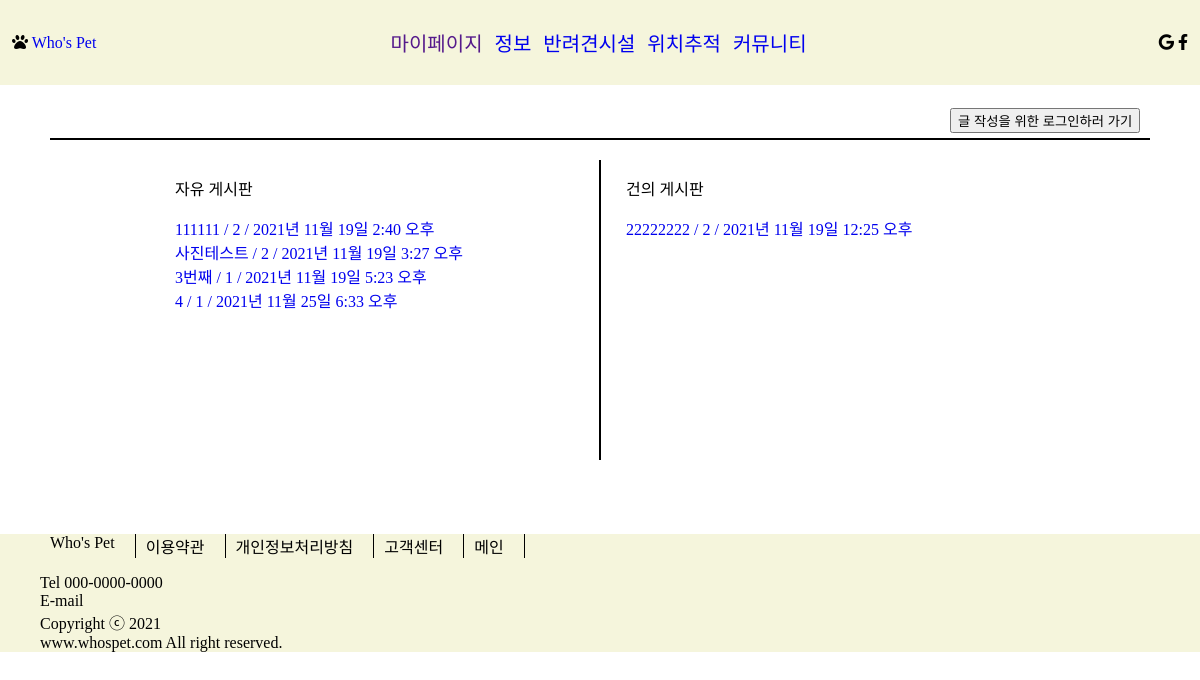
/board/, run on the app's committed database.
### board/models.py (models this page shows, shortened)
class Board(models.Model):
    title = models.CharField(max_length=64, verbose_name='글 제목')
    contents = models.TextField(verbose_name='글 내용')
    writer = models.ForeignKey('user.User', on_delete=models.CASCADE, verbose_name='작성자')
    write_dttm = models.DateTimeField(auto_now_add=True, verbose_name='글 작성일')
    board_name = models.CharField(max_length=32, default='Free', verbose_name='게시판 종류')
    update_dttm = models.DateTimeField(auto_now=True, verbose_name='마지막 수정일')
    hits = models.PositiveIntegerField(default=0, verbose_name='조회수')
    class Meta:
        db_table = 'board'
        verbose_name = '게시판'
        verbose_name_plural = '게시판'

### user/models.py (models this page shows)
class User(models.Model):
    user_id = models.CharField(max_length=32, null=True, default='', unique=True, verbose_name='유저 아이디')
    user_pw = models.CharField(max_length=128, null=True, default='', verbose_name='유저 비밀번호')
    user_name = models.CharField(max_length=16, null=True, default='', unique=True, verbose_name='유저 이름')
    user_email = models.EmailField(max_length=128, null=True, default='', unique=True, verbose_name='유저 이메일')
    user_register_dttm = models.DateTimeField(auto_now_add=True, verbose_name='계정 생성시간')
    user_address = models.CharField(max_length=256, null=True, default='', verbose_name='유저 주소')
    user_phone_num = models.CharField(max_length=32, null=True, default='', verbose_name='유저 연락처')
    user_pet_num = models.CharField(max_length=32, null=True, default='', verbose_name='동물 번호')
    user_vet_num = models.CharField(max_length=32, null=True, default='', verbose_name='수의사 번호')
    user_comp_name = models.CharField(max_length=32, null=True, default='', verbose_name='업체 이름')
    user_comp_address = models.CharField(max_length=256, null=True, default='', verbose_name='업체 주소')
    def __str__(self):
        return self.user_name
    class Meta:
        db_table = 'user'
        verbose_name = '유저'
        verbose_name_plural = '유저'

### board/views.py (the view)
# urls.py: path('', views.board_list, name='board_list'),
def board_list(request):
    login_session = request.session.get('login_session','')
    context = { 'login_session' : login_session }
    free_boards = Board.objects.filter(board_name='Free')
    request_boards = Board.objects.filter(board_name='Request')
    context['free_boards'] = free_boards
    context['request_boards'] = request_boards
    return render(request, 'board/board_list.html', context)

### board/templates/board/board_list.html (shortened to what this page needs)
{% load static %}
{% load socialaccount %}
<html lang="ko">
<head>
    <link rel="stylesheet" href="{% static 'css/board_list1.css' %}">
    <link rel="stylesheet" href="https://use.fontawesome.com/releases/v5.15.4/css/all.css"
>
</head>
<body>
    <section class="nav_top">
        <nav class="navbar">
            <div class="navbar_logo">
                <i class="fas fa-paw"></i>
                <a href="/">Who's Pet</a>
            </div>
            <ul class="navbar_menu">
                <li><a href="">마이페이지</a></li>
                <li><a href="{% url 'info' %}">정보</a></li>
                <li><a href="{% url 'facility' %}">반려견시설</a></li>
                <li><a href="{% url 'gps' %}">위치추적</a></li>
                <li><a href="{% url 'board:board_list' %}">커뮤니티</a></li>
            </ul>
            <ul class="navbar_icons">
                <i class="fab fa-google"></i>
                <i class="fab fa-facebook-f"></i>
            </ul>
        </nav>
    </section>
    <section id="main_center" class="main_page">
        <div class="container">
            {% block contents %}
            {% if login_session %}
            <div><a href="{% url 'board:board_write' %}" style="position: relative; left: 1015px; top: 15px;"><button>글
                        작성하기</button></a></div>
            {% elif user.is_authenticated %}
            <div><a href="{% url 'board:board_write' %}" style="position: relative; left: 1015px; top: 15px;"><button>글
                        작성하기</button></a></div>
            {% else %}
            <div><a href="{% url 'user:login' %}" style="position: relative; left: 900px; top: 15px;"><button>글 작성을 위한
                        로그인하러 가기</button></a></div>
            {% endif %}
            <div style="border: 1px solid black; margin: 20px 0px;"></div>
            <div class="board" style="height: 300px; margin-bottom: 50px;">
                <div class="free_board">
                    <p>자유 게시판</p>
                    {% for board in free_boards %}
                    {% if board %}
                    <a href='/board/detail/{{ board.id }}' target='_self'>
                        <div> {{ board.title }} / {{ board.writer }} / {{ board.write_dttm }} </div>
                    </a>
                    {% endif %}
                    {% endfor %}
                </div>
                <div class="request_board">
                    <p>건의 게시판</p>
                    {% for board in request_boards %}
                    {% if board %}
                    <a href='/board/detail/{{ board.id }}' target='_self'>
                        <div> {{ board.title }} / {{ board.writer }} / {{ board.write_dttm }} </div>
                    </a>
                    {% endif %}
                    {% endfor %}
                </div>
            </div>
            {% endblock contents %}
        </div>
    </section>
    <footer>
        <div class="information">
            <ul id="top_information">
                <li>Who's Pet</li>
                <li>이용약관</li>
                <li>개인정보처리방침</li>
                <li>고객센터</li>
                <li>메인</li>
            </ul>
            <ul>
                <li>Tel 000-0000-0000</li>
                <li>E-mail</li>
                <li>Copyright ⓒ 2021</li>
                <li>www.whospet.com All right reserved.</li>
            </ul>
        </div>
    </footer>
</body>
</html>

### static/css/board_list1.css (style rules this page uses)
body { margin: 0; }
a { text-decoration: none; }
ul { list-style: none; }
.navbar { padding: 8px 12px; display: flex; justify-content: space-between; background-color: beige; align-items: center; }
.navbar_menu { display: flex; margin-right: 70px; font-size: 20px; }
.navbar_menu li { padding-left: 12px; }
#main_center { padding: 8px 10px; width: 1100px; }
.main_page { margin: 0 auto; width: 1080px; }
.board { display: flex; justify-content: space-between; margin: 0 100px 0 100px; }
.free_board { width: 50%; padding-left: 25px; overflow: auto; }
.request_board { width: 50%; border-left: 2px double black; padding-left: 25px; overflow: auto; }
.information { background-color: beige; }
.information #top_information { display: flex; }
.information #top_information li { padding-left: 10px; padding-right: 20px; border-right: 1px solid black; }

### data on the page
Board: title "111111", writer "2", write_dttm "2021년 11월 19일 2:40 오후"
Board: title "사진테스트", writer "2", write_dttm "2021년 11월 19일 3:27 오후"
Board: title "3번째", writer "1", write_dttm "2021년 11월 19일 5:23 오후"
Board: title "4", writer "1", write_dttm "2021년 11월 25일 6:33 오후"
Board: title "22222222", writer "2", write_dttm "2021년 11월 19일 12:25 오후"
